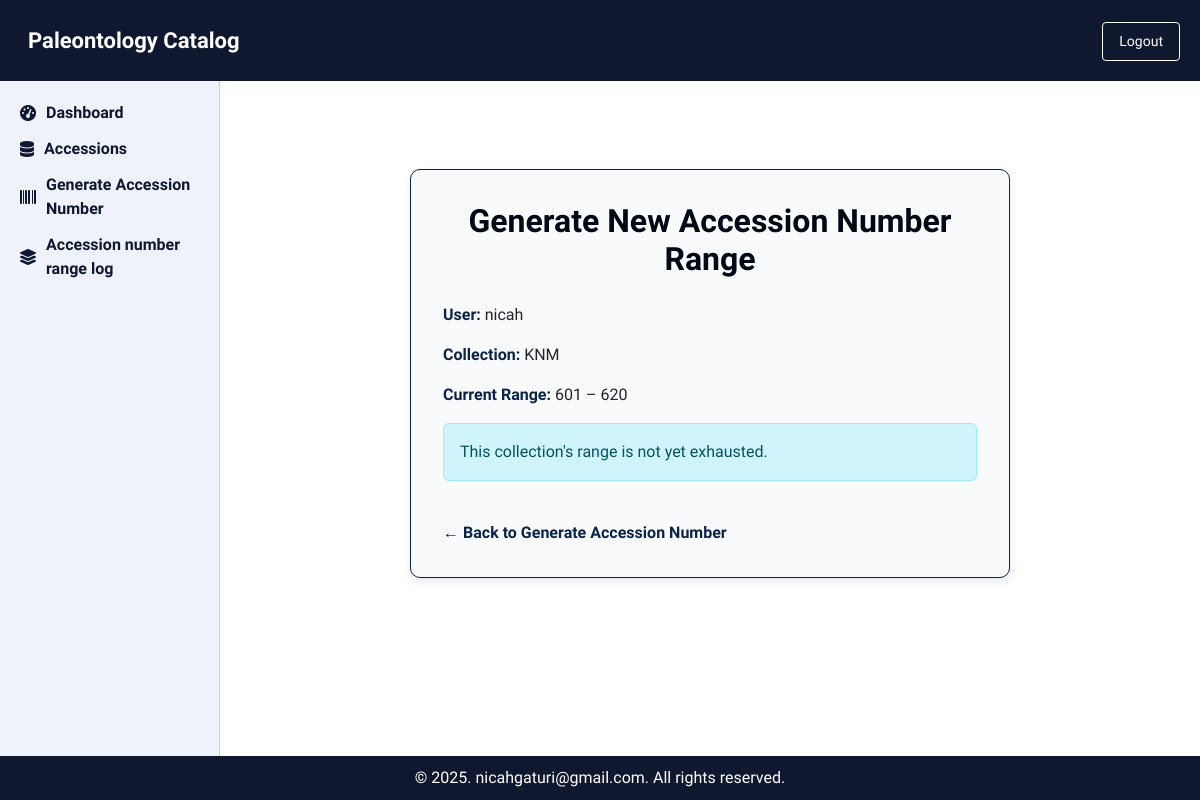
Before: /collection/1/generate-range/ (signed in) with the older database file.
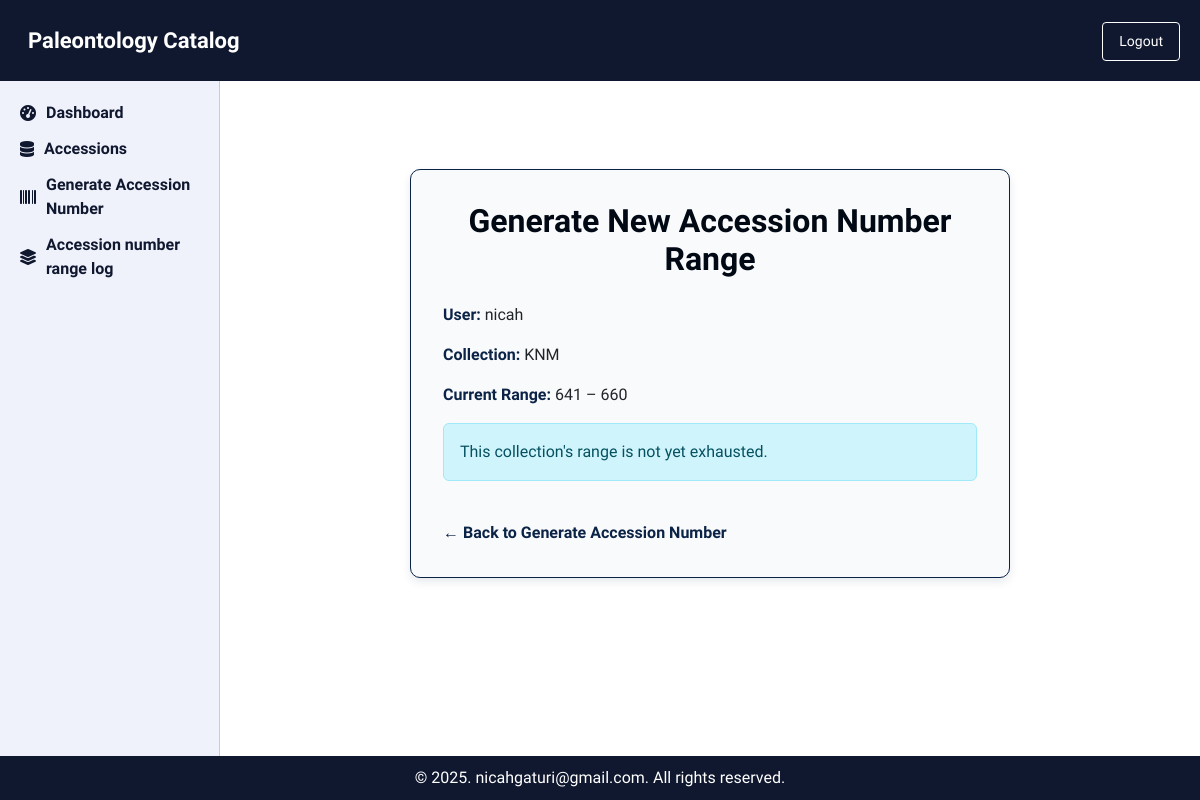
After: the same page with the newer database file.
### PaleoApp/models.py (models this page shows, shortened)
class Collection(models.Model):
    name = models.CharField(max_length=100)
    abbreviation = models.CharField(max_length=10, blank=True, null=True)
    start_range = models.PositiveIntegerField(null=True, blank=True)
    end_range = models.PositiveIntegerField(null=True, blank=True)

### PaleoApp/views.py (the view, shortened to what this page needs)
# urls.py: path('collection/<int:collection_id>/generate-range/', views.generate_new_range, name='generate_new_range'),
@login_required(login_url='login')
def generate_new_range(request, collection_id):
    collection = get_object_or_404(Collection, id=collection_id)
    last_used_number = AccessionNumber.objects.filter(collection=collection).aggregate(
        Max('number'))['number__max'] or (collection.start_range - 1)
    is_range_full = last_used_number >= collection.end_range
    return render(request, 'PaleoApp/generate_new_range.html', {
        'collection': collection,
        'is_range_full': is_range_full,
        'user': request.user
    })

### PaleoApp/templates/PaleoApp/generate_new_range.html
{% extends "base.html" %}
{% load static %}
{% block content %}
<div class="container-accession-range">
  <h2>Generate New Accession Number Range</h2>
  <p><strong>User:</strong> {{ user.username }}</p>
  <p><strong>Collection:</strong> {{ collection.name }}</p>
  <p><strong>Current Range:</strong> {{ collection.start_range }} – {{ collection.end_range }}</p>
  {% if is_range_full %}
      <form method="post">
          {% csrf_token %}
          <button type="submit" class="btn btn-primary">Generate New Range</button>
      </form>
  {% else %}
      <div class="alert alert-info">
          This collection's range is not yet exhausted.
      </div>
  {% endif %}
  <a href="{% url 'PaleoApp:generate_accession_number' %}" class="back-link">&larr; Back to Generate Accession Number</a>
</div>
{% endblock %}

Changed rows visible on the page:
changed Collection "KNM": start_range "601" → "641"; end_range "620" → "660"
